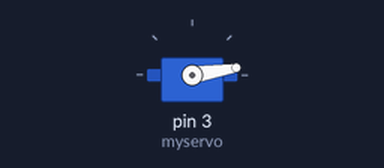
A sketch run on a simulated Arduino Uno, built with avr-gcc and run on an emulated ATmega328P. On the bench: servo. At 7.8 s the program stops and its outputs stay as they are.

Above: at 0.15 s.
At 1.05 s:
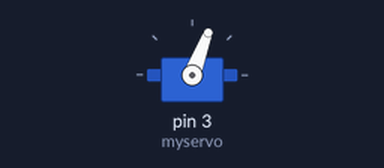
At 2.26 s:
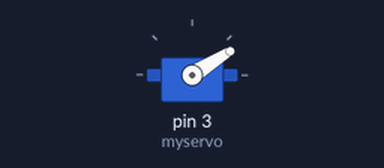
Timing chart, 0 to 4.2 s (numbered marks = the images above):
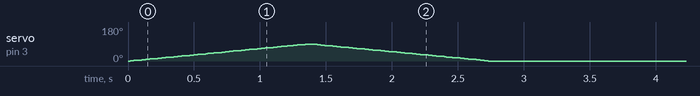

The sketch:

servo.ino.ino
```cpp
/** Workshop Dasar Mikrokontroler
2014 RADE - Robotics AnD Embedded Systems STMIK STIKOM Bali
**/
#include <Servo.h>
// membuat nama objek servo untuk pengontrolan servo
Servo myservo;
// variable untuk menyimpan posisi servo
int pos = 0;
void setup()
{
 // objek servo diletakan pada pin 3
 myservo.attach(3);
}
void loop()
{
 // start dari 0 derajar sampai 180 derajat
 for (pos = 0; pos <= 90; pos += 1) { // goes from 0 degrees to 180 degrees
    // in steps of 1 degree
    myservo.write(pos);              // tell servo to go to position in variable 'pos'
    delay(15);                       // waits 15ms for the servo to reach the position
  }

  for (pos = 90; pos >= 0; pos -= 1) { // goes from 180 degrees to 0 degrees
    myservo.write(pos);              // tell servo to go to position in variable 'pos'
    delay(15);                       // waits 15ms for the servo to reach the position
  }
  delay(5000);
  for (pos = 0; pos <= 90; pos += 1) { // goes from 0 degrees to 180 degrees
    // in steps of 1 degree
    myservo.write(pos);              // tell servo to go to position in variable 'pos'
    delay(15);                       // waits 15ms for the servo to reach the position
    for(;;);
  }
}
```

Measured:
- by itself, servo on pin 3 (myservo): rises from 0° to 90° in 1.3 s, then falls to 0° in 1.4 s
